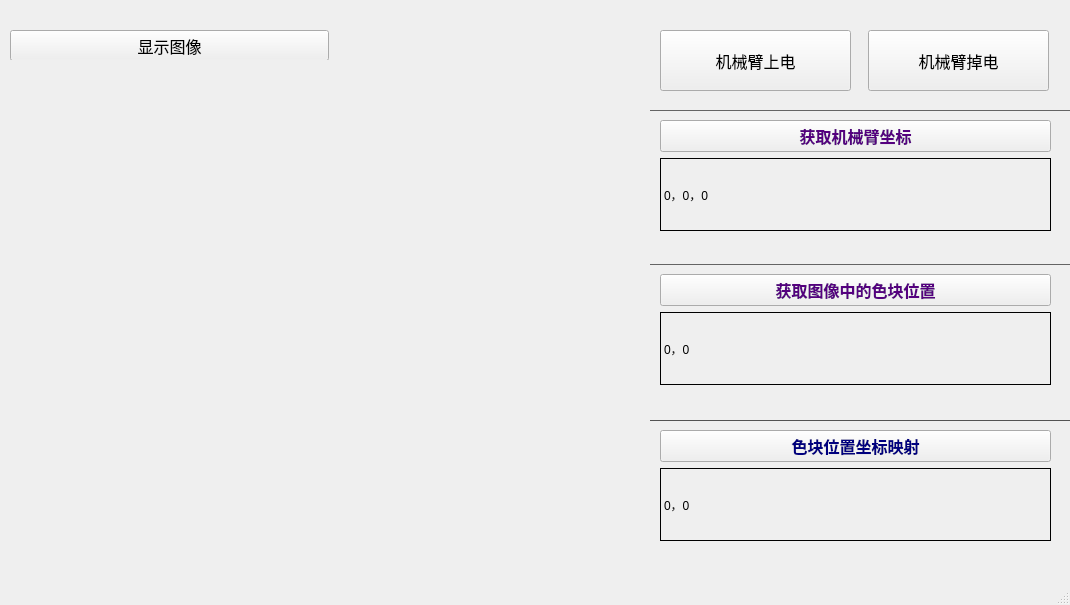
<?xml version="1.0" encoding="UTF-8"?>
<ui version="4.0">
 <class>button_confirm_2</class>
 <widget class="QMainWindow" name="button_confirm_2">
  <property name="geometry">
   <rect>
    <x>0</x>
    <y>0</y>
    <width>1070</width>
    <height>605</height>
   </rect>
  </property>
  <property name="sizePolicy">
   <sizepolicy hsizetype="Preferred" vsizetype="Preferred">
    <horstretch>0</horstretch>
    <verstretch>20</verstretch>
   </sizepolicy>
  </property>
  <property name="windowTitle">
   <string>机械臂控制实验平台</string>
  </property>
  <property name="autoFillBackground">
   <bool>false</bool>
  </property>
  <property name="styleSheet">
   <string notr="true"/>
  </property>
  <widget class="QWidget" name="centralwidget">
   <widget class="QWidget" name="layoutWidget">
    <property name="geometry">
     <rect>
      <x>660</x>
      <y>120</y>
      <width>391</width>
      <height>111</height>
     </rect>
    </property>
    <layout class="QVBoxLayout" name="verticalLayout_6" stretch="0,0">
     <property name="sizeConstraint">
      <enum>QLayout::SetDefaultConstraint</enum>
     </property>
     <item>
      <widget class="QPushButton" name="button_confirm">
       <property name="font">
        <font>
         <family>Times New Roman</family>
         <pointsize>12</pointsize>
         <weight>75</weight>
         <bold>true</bold>
        </font>
       </property>
       <property name="styleSheet">
        <string notr="true">color: rgb(85, 0, 127);</string>
       </property>
       <property name="text">
        <string>获取机械臂坐标</string>
       </property>
      </widget>
     </item>
     <item>
      <widget class="QLabel" name="label">
       <property name="sizePolicy">
        <sizepolicy hsizetype="Preferred" vsizetype="Preferred">
         <horstretch>0</horstretch>
         <verstretch>0</verstretch>
        </sizepolicy>
       </property>
       <property name="autoFillBackground">
        <bool>true</bool>
       </property>
       <property name="styleSheet">
        <string notr="true"/>
       </property>
       <property name="frameShape">
        <enum>QFrame::Box</enum>
       </property>
       <property name="text">
        <string>0，0，0</string>
       </property>
      </widget>
     </item>
    </layout>
   </widget>
   <widget class="QPushButton" name="showimg">
    <property name="geometry">
     <rect>
      <x>10</x>
      <y>30</y>
      <width>319</width>
      <height>31</height>
     </rect>
    </property>
    <property name="font">
     <font>
      <pointsize>12</pointsize>
     </font>
    </property>
    <property name="text">
     <string>显示图像</string>
    </property>
   </widget>
   <widget class="QLabel" name="label_2">
    <property name="geometry">
     <rect>
      <x>10</x>
      <y>60</y>
      <width>640</width>
      <height>480</height>
     </rect>
    </property>
    <property name="autoFillBackground">
     <bool>true</bool>
    </property>
    <property name="styleSheet">
     <string notr="true"/>
    </property>
    <property name="text">
     <string/>
    </property>
    <property name="scaledContents">
     <bool>true</bool>
    </property>
    <property name="openExternalLinks">
     <bool>false</bool>
    </property>
    <property name="textInteractionFlags">
     <set>Qt::LinksAccessibleByMouse</set>
    </property>
   </widget>
   <widget class="QWidget" name="layoutWidget_3">
    <property name="geometry">
     <rect>
      <x>660</x>
      <y>274</y>
      <width>391</width>
      <height>111</height>
     </rect>
    </property>
    <layout class="QVBoxLayout" name="verticalLayout_9" stretch="0,0">
     <item>
      <widget class="QPushButton" name="button_confirm_5">
       <property name="font">
        <font>
         <family>Times New Roman</family>
         <pointsize>12</pointsize>
         <weight>75</weight>
         <bold>true</bold>
        </font>
       </property>
       <property name="styleSheet">
        <string notr="true">color: rgb(85, 0, 127);</string>
       </property>
       <property name="text">
        <string>获取图像中的色块位置</string>
       </property>
      </widget>
     </item>
     <item>
      <widget class="QLabel" name="label_4">
       <property name="sizePolicy">
        <sizepolicy hsizetype="Preferred" vsizetype="Preferred">
         <horstretch>0</horstretch>
         <verstretch>0</verstretch>
        </sizepolicy>
       </property>
       <property name="autoFillBackground">
        <bool>true</bool>
       </property>
       <property name="styleSheet">
        <string notr="true"/>
       </property>
       <property name="frameShape">
        <enum>QFrame::Box</enum>
       </property>
       <property name="text">
        <string>0，0</string>
       </property>
      </widget>
     </item>
    </layout>
   </widget>
   <widget class="Line" name="line">
    <property name="geometry">
     <rect>
      <x>650</x>
      <y>100</y>
      <width>591</width>
      <height>20</height>
     </rect>
    </property>
    <property name="sizePolicy">
     <sizepolicy hsizetype="Preferred" vsizetype="Fixed">
      <horstretch>0</horstretch>
      <verstretch>3</verstretch>
     </sizepolicy>
    </property>
    <property name="styleSheet">
     <string notr="true">color: rgb(100, 100, 100);</string>
    </property>
    <property name="frameShadow">
     <enum>QFrame::Plain</enum>
    </property>
    <property name="lineWidth">
     <number>1</number>
    </property>
    <property name="orientation">
     <enum>Qt::Horizontal</enum>
    </property>
   </widget>
   <widget class="Line" name="line_2">
    <property name="geometry">
     <rect>
      <x>650</x>
      <y>254</y>
      <width>591</width>
      <height>20</height>
     </rect>
    </property>
    <property name="sizePolicy">
     <sizepolicy hsizetype="Preferred" vsizetype="Fixed">
      <horstretch>0</horstretch>
      <verstretch>3</verstretch>
     </sizepolicy>
    </property>
    <property name="styleSheet">
     <string notr="true">color: rgb(100, 100, 100);</string>
    </property>
    <property name="frameShadow">
     <enum>QFrame::Plain</enum>
    </property>
    <property name="lineWidth">
     <number>1</number>
    </property>
    <property name="orientation">
     <enum>Qt::Horizontal</enum>
    </property>
   </widget>
   <widget class="QWidget" name="layoutWidget_4">
    <property name="geometry">
     <rect>
      <x>660</x>
      <y>430</y>
      <width>391</width>
      <height>111</height>
     </rect>
    </property>
    <layout class="QVBoxLayout" name="verticalLayout_10" stretch="0,0">
     <item>
      <widget class="QPushButton" name="button_confirm_6">
       <property name="font">
        <font>
         <family>Times New Roman</family>
         <pointsize>12</pointsize>
         <weight>75</weight>
         <bold>true</bold>
        </font>
       </property>
       <property name="styleSheet">
        <string notr="true">color: rgb(0, 0, 127);</string>
       </property>
       <property name="text">
        <string>色块位置坐标映射</string>
       </property>
      </widget>
     </item>
     <item>
      <widget class="QLabel" name="label_5">
       <property name="sizePolicy">
        <sizepolicy hsizetype="Preferred" vsizetype="Preferred">
         <horstretch>0</horstretch>
         <verstretch>0</verstretch>
        </sizepolicy>
       </property>
       <property name="autoFillBackground">
        <bool>true</bool>
       </property>
       <property name="styleSheet">
        <string notr="true"/>
       </property>
       <property name="frameShape">
        <enum>QFrame::Box</enum>
       </property>
       <property name="text">
        <string>0，0</string>
       </property>
      </widget>
     </item>
    </layout>
   </widget>
   <widget class="Line" name="line_3">
    <property name="geometry">
     <rect>
      <x>650</x>
      <y>410</y>
      <width>591</width>
      <height>20</height>
     </rect>
    </property>
    <property name="sizePolicy">
     <sizepolicy hsizetype="Preferred" vsizetype="Fixed">
      <horstretch>0</horstretch>
      <verstretch>3</verstretch>
     </sizepolicy>
    </property>
    <property name="styleSheet">
     <string notr="true">color: rgb(100, 100, 100);
color: rgb(83, 83, 83);</string>
    </property>
    <property name="frameShadow">
     <enum>QFrame::Plain</enum>
    </property>
    <property name="lineWidth">
     <number>1</number>
    </property>
    <property name="orientation">
     <enum>Qt::Horizontal</enum>
    </property>
   </widget>
   <widget class="QPushButton" name="button_confirm_3">
    <property name="geometry">
     <rect>
      <x>868</x>
      <y>30</y>
      <width>181</width>
      <height>61</height>
     </rect>
    </property>
    <property name="font">
     <font>
      <family>Times New Roman</family>
      <pointsize>12</pointsize>
      <weight>50</weight>
      <bold>false</bold>
     </font>
    </property>
    <property name="text">
     <string>机械臂掉电</string>
    </property>
   </widget>
   <widget class="QPushButton" name="button_confirm_4">
    <property name="geometry">
     <rect>
      <x>660</x>
      <y>30</y>
      <width>191</width>
      <height>61</height>
     </rect>
    </property>
    <property name="font">
     <font>
      <family>Times New Roman</family>
      <pointsize>12</pointsize>
      <weight>50</weight>
      <bold>false</bold>
     </font>
    </property>
    <property name="text">
     <string>机械臂上电</string>
    </property>
   </widget>
  </widget>
  <widget class="QMenuBar" name="menubar">
   <property name="geometry">
    <rect>
     <x>0</x>
     <y>0</y>
     <width>1070</width>
     <height>22</height>
    </rect>
   </property>
  </widget>
  <widget class="QStatusBar" name="statusbar"/>
 </widget>
 <resources>
  <include location="img.qrc"/>
  <include location="image/background1.qrc"/>
 </resources>
 <connections/>
</ui>
